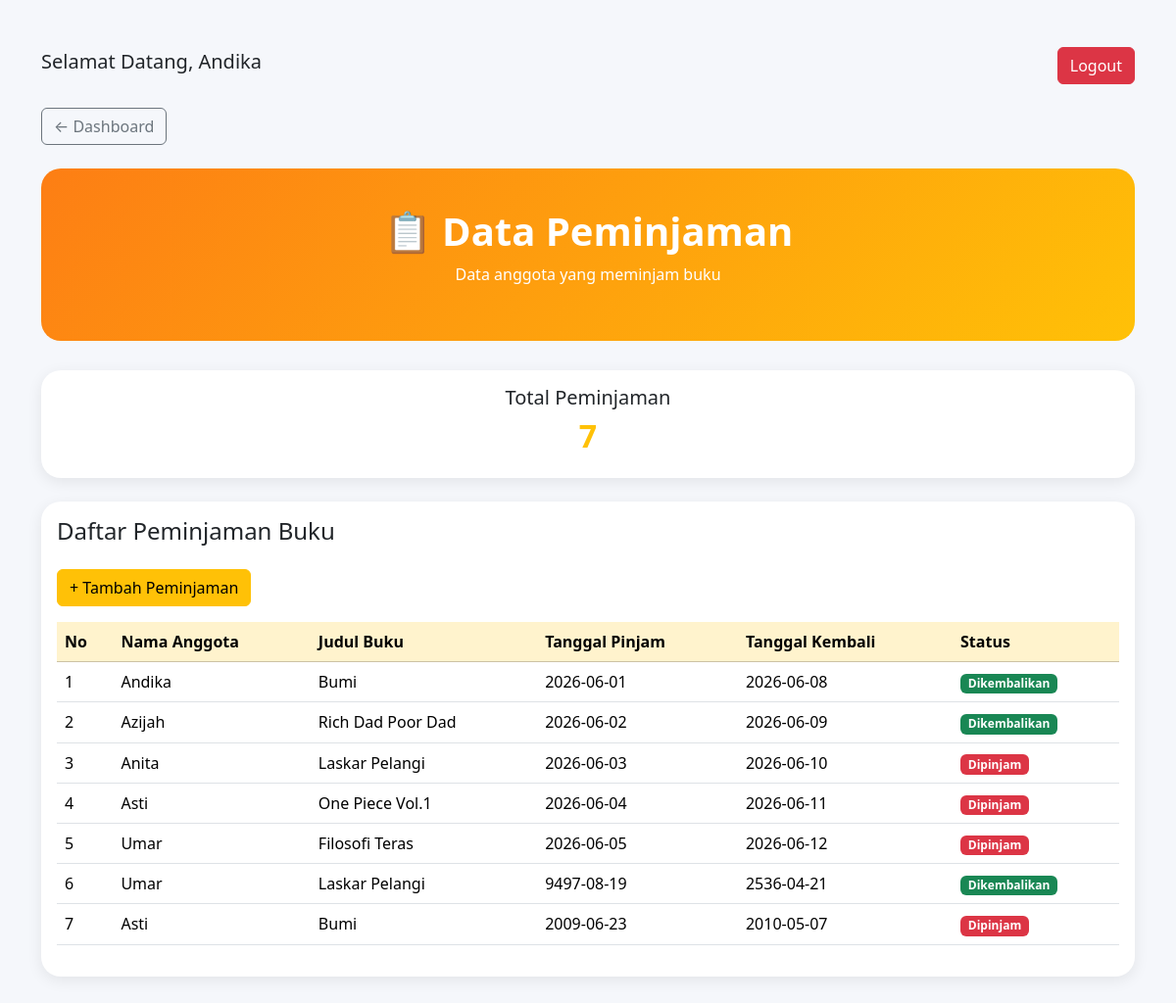
The app's page /peminjaman.php (signed in), older data.
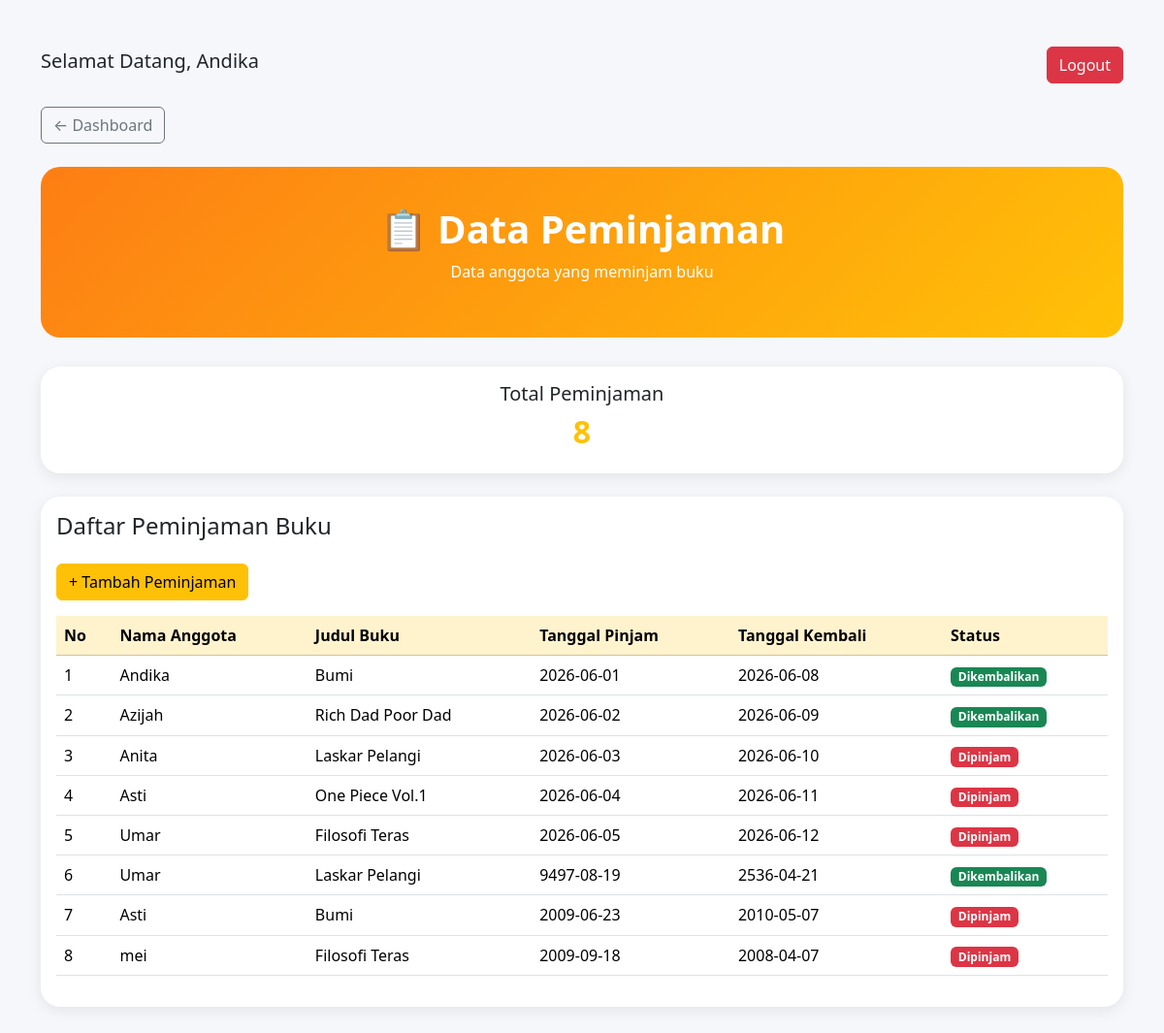
The same page, newer data.
### tables this page shows
CREATE TABLE IF NOT EXISTS `peminjaman` (
  `id_peminjaman` int NOT NULL AUTO_INCREMENT,
  `id_anggota` int DEFAULT NULL,
  `id_buku` int DEFAULT NULL,
  `tanggal_pinjam` date DEFAULT NULL,
  `tanggal_kembali` date DEFAULT NULL,
  `status` varchar(20) DEFAULT NULL,
  PRIMARY KEY (`id_peminjaman`),
  KEY `id_anggota` (`id_anggota`),
  KEY `id_buku` (`id_buku`),
  CONSTRAINT `peminjaman_ibfk_1` FOREIGN KEY (`id_anggota`) REFERENCES `anggota` (`id_anggota`),
  CONSTRAINT `peminjaman_ibfk_2` FOREIGN KEY (`id_buku`) REFERENCES `buku` (`id_buku`)
);

CREATE TABLE IF NOT EXISTS `anggota` (
  `id_anggota` int NOT NULL AUTO_INCREMENT,
  `nama` varchar(100) NOT NULL,
  `alamat` varchar(255) DEFAULT NULL,
  `no_hp` varchar(20) DEFAULT NULL,
  `tanggal_daftar` date DEFAULT NULL,
  `username` varchar(50) DEFAULT NULL,
  `password` varchar(255) DEFAULT NULL,
  PRIMARY KEY (`id_anggota`),
  UNIQUE KEY `username` (`username`)
);

CREATE TABLE IF NOT EXISTS `buku` (
  `id_buku` int NOT NULL AUTO_INCREMENT,
  `judul` varchar(150) NOT NULL,
  `penulis` varchar(100) DEFAULT NULL,
  `penerbit` varchar(100) DEFAULT NULL,
  `tahun_terbit` year DEFAULT NULL,
  `stok` int DEFAULT NULL,
  PRIMARY KEY (`id_buku`)
);

### peminjaman.php (the view, shortened to what this page needs)
<?php
include 'koneksi.php';
$query = mysqli_query($conn,"
SELECT
p.id_peminjaman,
a.nama,
b.judul,
p.tanggal_pinjam,
p.tanggal_kembali,
p.status
FROM peminjaman p
JOIN anggota a ON p.id_anggota = a.id_anggota
JOIN buku b ON p.id_buku = b.id_buku
");
$totalPinjam = mysqli_num_rows(
    mysqli_query($conn,"SELECT * FROM peminjaman")
);
?>
<!DOCTYPE html>
<html lang="id">
<head>
<link href="https://cdn.jsdelivr.net/npm/bootstrap@5.3.3/dist/css/bootstrap.min.css" rel="stylesheet">
</head>
<body>
<div class="container py-5">
<div class="d-flex justify-content-between align-items-center mb-4">
    <h5>
        Selamat Datang,
        <?= $_SESSION['nama']; ?>
    </h5>
    <div>
        <a href="logout.php" class="btn btn-danger">
            Logout
        </a>
    </div>
</div>
    <a href="index.php" class="btn btn-outline-secondary mb-4">
        ← Dashboard
    </a>
    <div class="hero text-center">
        <h1 class="fw-bold">
            📋 Data Peminjaman
        </h1>
        <p>
            Data anggota yang meminjam buku
        </p>
    </div>
    <div class="card card-custom mb-4">
        <div class="card-body text-center">
            <h5>Total Peminjaman</h5>
            <h2 class="fw-bold text-warning">
                <?= $totalPinjam ?>
            </h2>
        </div>
    </div>
    <div class="card card-custom">
        <div class="card-body">
            <h4 class="mb-4">
                Daftar Peminjaman Buku
            </h4>
            <a href="tambah_peminjaman.php"
            class="btn btn-warning mb-3">
                + Tambah Peminjaman
            </a>
            <div class="table-responsive">
                <table class="table table-hover">
                    <thead class="table-warning">
                    <tr>
                        <th>No</th>
                        <th>Nama Anggota</th>
                        <th>Judul Buku</th>
                        <th>Tanggal Pinjam</th>
                        <th>Tanggal Kembali</th>
                        <th>Status</th>
                    </tr>
                    </thead>
                    <tbody>
                    <?php
                    $no = 1;
                    while($data = mysqli_fetch_assoc($query)):
                    ?>
                    <tr>
                        <td><?= $no++; ?></td>
                        <td><?= $data['nama']; ?></td>
                        <td><?= $data['judul']; ?></td>
                        <td><?= $data['tanggal_pinjam']; ?></td>
                        <td><?= $data['tanggal_kembali']; ?></td>
                        <td>
                        <?php if($data['status']=="Dipinjam"): ?>
                            <span class="badge bg-danger">
                                Dipinjam
                            </span>
                        <?php else: ?>
                            <span class="badge bg-success">
                                Dikembalikan
                            </span>
                        <?php endif; ?>
                        </td>
                    </tr>
                    <?php endwhile; ?>
                    </tbody>
                </table>
            </div>
        </div>
    </div>
</div>
</body>
</html>

Row changes from the older to the newer data that the page shows:
added peminjaman: id_anggota.nama "mei", id_buku.judul "Filosofi Teras", tanggal_pinjam "2009-09-18", tanggal_kembali "2008-04-07", status "Dipinjam"
Text that changed along with them:
$totalPinjam: "7" → "8"
